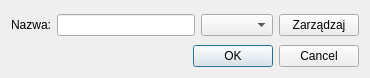
<?xml version="1.0" encoding="UTF-8"?>
<ui version="4.0">
 <class>AddActionDialog</class>
 <widget class="QDialog" name="AddActionDialog">
  <property name="geometry">
   <rect>
    <x>0</x>
    <y>0</y>
    <width>370</width>
    <height>78</height>
   </rect>
  </property>
  <property name="minimumSize">
   <size>
    <width>370</width>
    <height>50</height>
   </size>
  </property>
  <property name="maximumSize">
   <size>
    <width>370</width>
    <height>78</height>
   </size>
  </property>
  <property name="windowTitle">
   <string>Dodawanie akcji</string>
  </property>
  <layout class="QGridLayout" name="gridLayout">
   <item row="0" column="0">
    <widget class="QLabel" name="m_NameLabel">
     <property name="text">
      <string>Nazwa:</string>
     </property>
     <property name="alignment">
      <set>Qt::AlignRight|Qt::AlignTrailing|Qt::AlignVCenter</set>
     </property>
    </widget>
   </item>
   <item row="2" column="0" colspan="2">
    <widget class="QDialogButtonBox" name="m_ButtonBox">
     <property name="standardButtons">
      <set>QDialogButtonBox::Cancel|QDialogButtonBox::Ok</set>
     </property>
    </widget>
   </item>
   <item row="0" column="1">
    <layout class="QHBoxLayout" name="horizontalLayout">
     <item>
      <widget class="QLineEdit" name="m_ActionName">
       <property name="maxLength">
        <number>100</number>
       </property>
      </widget>
     </item>
     <item>
      <widget class="QWidget" name="m_Templates" native="true">
       <property name="sizePolicy">
        <sizepolicy hsizetype="Expanding" vsizetype="Preferred">
         <horstretch>0</horstretch>
         <verstretch>0</verstretch>
        </sizepolicy>
       </property>
       <layout class="QHBoxLayout" name="horizontalLayout_3">
        <property name="spacing">
         <number>6</number>
        </property>
        <property name="margin">
         <number>0</number>
        </property>
        <item>
         <widget class="QComboBox" name="m_TemplateName"/>
        </item>
        <item>
         <widget class="QPushButton" name="m_ManageTemplates">
          <property name="sizePolicy">
           <sizepolicy hsizetype="Fixed" vsizetype="Fixed">
            <horstretch>0</horstretch>
            <verstretch>0</verstretch>
           </sizepolicy>
          </property>
          <property name="text">
           <string>Zarządzaj</string>
          </property>
         </widget>
        </item>
       </layout>
      </widget>
     </item>
    </layout>
   </item>
  </layout>
 </widget>
 <layoutdefault spacing="6" margin="11"/>
 <tabstops>
  <tabstop>m_ActionName</tabstop>
  <tabstop>m_TemplateName</tabstop>
  <tabstop>m_ManageTemplates</tabstop>
  <tabstop>m_ButtonBox</tabstop>
 </tabstops>
 <resources/>
 <connections>
  <connection>
   <sender>m_ButtonBox</sender>
   <signal>accepted()</signal>
   <receiver>AddActionDialog</receiver>
   <slot>accept()</slot>
   <hints>
    <hint type="sourcelabel">
     <x>184</x>
     <y>129</y>
    </hint>
    <hint type="destinationlabel">
     <x>184</x>
     <y>74</y>
    </hint>
   </hints>
  </connection>
  <connection>
   <sender>m_ButtonBox</sender>
   <signal>rejected()</signal>
   <receiver>AddActionDialog</receiver>
   <slot>reject()</slot>
   <hints>
    <hint type="sourcelabel">
     <x>184</x>
     <y>129</y>
    </hint>
    <hint type="destinationlabel">
     <x>184</x>
     <y>74</y>
    </hint>
   </hints>
  </connection>
  <connection>
   <sender>m_ManageTemplates</sender>
   <signal>clicked()</signal>
   <receiver>AddActionDialog</receiver>
   <slot>manageTemplates()</slot>
   <hints>
    <hint type="sourcelabel">
     <x>322</x>
     <y>73</y>
    </hint>
    <hint type="destinationlabel">
     <x>184</x>
     <y>74</y>
    </hint>
   </hints>
  </connection>
 </connections>
 <slots>
  <slot>manageTemplates()</slot>
  <slot>dateTimeChanged(QDateTime)</slot>
 </slots>
</ui>
